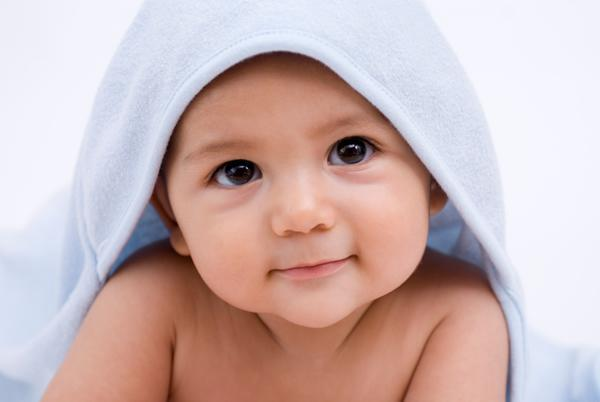
#> input picture Day 27/baby.jpg, 600 x 402 px, given in place of the camera
$ python code3.py   (older library calls are emulated)
#> lines starting #> are read from the running program, lines starting #| are printed output that depends on the picture; after the words box and inside, x2 and y2 are one past the last pixel; in counts of white or black regions, pixels touching at a corner belong together
# -*- coding: utf-8 -*-
"""
Created on Tue Jun 19 11:50:32 2018

@author: deepe
"""
import numpy as np
import cv2

cap = cv2.VideoCapture(0)

while(1):
    #"Frame" will get the next frame in the camera (via "cap").
    #"ret" will obtain return value from getting the camera frame, either true of false.
    ret,frame = cap.read()
#> frame is the input picture: shape (402, 600, 3); mean B, G, R 182.9, 182.8, 205.2
    #we use the function cv2.cvtColor(input_image, flag) where flag determines the type of conversion.
    hsv = cv2.cvtColor(frame, cv2.COLOR_BGR2HSV)
#> hsv: shape (402, 600, 3); mean H, S, V 70.2, 58.3, 215.1

    #defining the range of red color
    red_lower = np.array([136,87,111],np.uint8)
    red_upper = np.array([180,255,255],np.uint8)

    #defining the range of blue color
    blue_lower = np.array([99, 115,150],np.uint8)
    blue_upper = np.array([110,255,255],np.uint8)

    #defining the range of yellow color
    yellow_lower = np.array([22,60,200],np.uint8)
    yellow_upper = np.array([60,255,255],np.uint8)

    #finding the range of red, blue and yellow color in the image
    red = cv2.inRange(hsv, red_lower, red_upper)
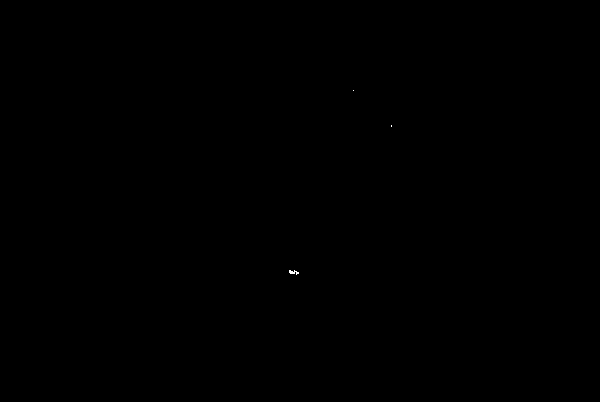
#> red: shape (402, 600); 0.01% white in thin lines or dots, all inside (x1, y1, x2, y2) = (289, 90, 392, 275)
    blue = cv2.inRange(hsv, blue_lower, blue_upper)
#> blue: shape (402, 600); 0.01% white in thin lines or dots, all inside (x1, y1, x2, y2) = (126, 240, 432, 252)
    yellow = cv2.inRange(hsv, yellow_lower, yellow_upper)
#> yellow: shape (402, 600); every value is 0

    #Morphological transformation, Dilation
    #The kernel slides through the image (as in 2D convolution).
    #A pixel in the original image (either 1 or 0) will be considered 1
    #only if atleast one pixel under the kernel is '1'.
    kernal = np.ones((5,5), "uint8")
    #print kernal

    red = cv2.dilate(red, kernal)
#> red: shape (402, 600); 0.07% white; 3 white regions, box (x1, y1, x2, y2) and area: (287, 268, 301, 277) 110, (389, 123, 394, 129) 30, (351, 88, 356, 93) 25
    # Bitwise-AND mask and original image
    res = cv2.bitwise_and(frame,frame,mask= red)

    blue = cv2.dilate(blue, kernal)
#> blue: shape (402, 600); 0.05% white; 2 white regions
     # Bitwise-AND mask and original image
    res1 = cv2.bitwise_and(frame,frame,mask= blue)

    yellow = cv2.dilate(yellow, kernal)
     # Bitwise-AND mask and original image
    res2 = cv2.bitwise_and(frame,frame,mask= yellow)
#> res2: shape (402, 600, 3); every value is 0

    #Tracking the Red color

    (ret,contours,hierarchy) = cv2.findContours(red,cv2.RETR_TREE,cv2.CHAIN_APPROX_SIMPLE)
#> contours = 3 contours, 1 with area under 20; largest, box (x1, y1, x2, y2) and area: (287, 268, 301, 277) 90, (389, 123, 394, 129) 20

    for pic, contour in enumerate(contours):
        area = cv2.contourArea(contour)
        if area>300:
            x,y,w,h = cv2.boundingRect(contour)
            frame = cv2.rectangle(frame,(x,y),(x+w,y+h),(0,0,255),2)
            cv2.putText(frame,"RED color",(x,y),cv2.FONT_HERSHEY_SIMPLEX,0.7,(0,0,255))
#> this loop made 3 passes
#> area on pass 1: 90.5
#> (contour, area) on pass 2: ([[389, 123], [389, 128], [393, 128], [393, 123]], 20)


    #Tracking the Blue color
    (ret,contours,hierarchy) = cv2.findContours(blue,cv2.RETR_TREE,cv2.CHAIN_APPROX_SIMPLE)
#> contours = 2 contours; box (x1, y1, x2, y2) and area: (124, 244, 132, 254) 54, (428, 238, 434, 245) 29

    for pic, contour in enumerate(contours):
        area = cv2.contourArea(contour)
        if area>300:
            x,y,w,h = cv2.boundingRect(contour)
            frame = cv2.rectangle(frame,(x,y),(x+w,y+h),(255,0,0),2)
            cv2.putText(frame,"BLUE color",(x,y),cv2.FONT_HERSHEY_SIMPLEX,0.7,(255,0,0))
#> this loop made 2 passes
#> (pic, area) on passes 1 to 2: (0, 54), (1, 29)

    #Tracking the Green color
    (ret,contours,hierarchy) = cv2.findContours(yellow,cv2.RETR_TREE,cv2.CHAIN_APPROX_SIMPLE)
#> contours = []

    for pic, contour in enumerate(contours):
        area = cv2.contourArea(contour)
        if area>300:
            x,y,w,h = cv2.boundingRect(contour)
            frame = cv2.rectangle(frame,(x,y),(x+w,y+h),(0,255,0),2)
            cv2.putText(frame,"GREEN color",(x,y),cv2.FONT_HERSHEY_SIMPLEX,0.7,(0,255,0))
#> this loop made 0 passes

    cv2.imshow("Color Tracking",frame)
    if cv2.waitKey(10)& 0xff == ord('S'):
#> (key Esc is pressed here)
        cap.release()
        cv2.destroyAllWindows()
        break
